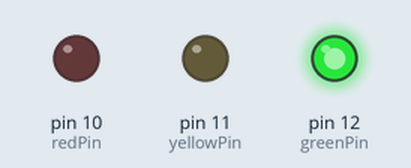
A sketch run on a simulated Arduino Uno, built with avr-gcc and run on an emulated ATmega328P. On the bench: output pins drawn as LEDs (lit = HIGH).

Above: at 3.0 s.
At 6.7 s:
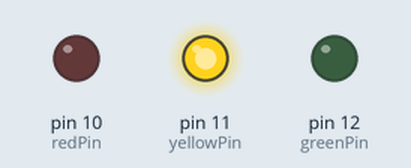
At 10.0 s:
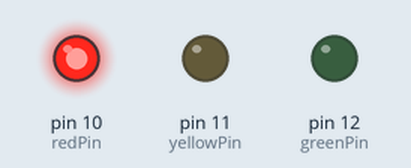
Timing chart, 0 to 16.3 s (numbered marks = the images above):
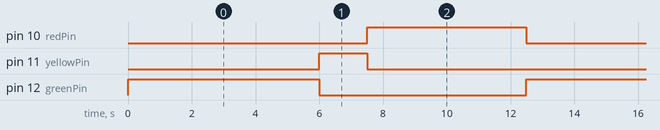

The sketch:

Kramer_Lab13_PlusPlus.ino
```cpp
int redPin = 10;
int yellowPin = 11;
int greenPin = 12;
void setup() {
  //setup pins 10 - 12 as LED pins
  pinMode(redPin, OUTPUT);
  pinMode(yellowPin, OUTPUT);
  pinMode(greenPin, OUTPUT);
}

void loop() {
  //turn green on and yellow and red off
  digitalWrite(greenPin, HIGH);
  digitalWrite(yellowPin, LOW);
  digitalWrite(redPin, LOW);
  //wait 6 seconds
  delay(6000);
  //turn yellow on and gren and red off
  digitalWrite(greenPin, LOW);
  digitalWrite(yellowPin, HIGH);
  digitalWrite(redPin, LOW);
  //wait 1.5 seconds
  delay(1500);
  //turn red on and green and yellow off
  digitalWrite(greenPin, LOW);
  digitalWrite(yellowPin, LOW);
  digitalWrite(redPin, HIGH);
  //wait 5 seconds
  delay(5000);
}
```

Measured:
- by itself, pin 10 (redPin): alternates HIGH for 5.0 s and LOW for 7.5 s
- by itself, pin 11 (yellowPin): alternates HIGH for 1.5 s and LOW for 11.0 s
- by itself, pin 12 (greenPin): alternates HIGH for 6.0 s and LOW for 6.5 s
